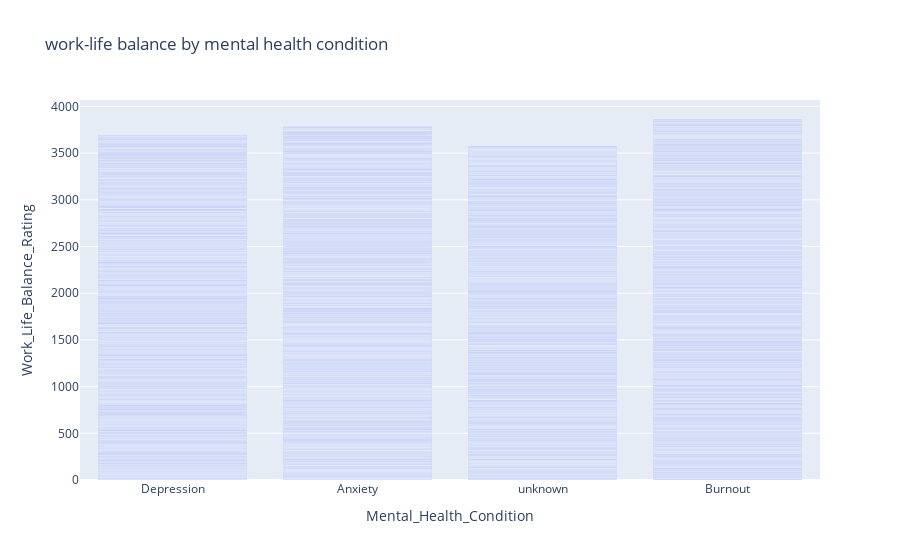

Source (notebook cell):
### Code cell
# AN INTERACTIVE BAR CHART WORK-LIFE BALANCE BY MENTAL HEALTH CONDITION
fig=px.bar(data,x='Mental_Health_Condition',y='Work_Life_Balance_Rating',
           title='work-life balance by mental health condition',
           hover_data=['Stress_Level','Number_of_Virtual_Meetings'])
fig.show()

### Figure 1 — Plotly figure (JSON) as saved in the notebook; plotly's stock layout.template omitted (floating-point values rounded to 4 significant figures; data arrays with more than 128 entries replaced by an {"elided": "..."} marker saying what was removed)
{"data": [{"customdata": {"elided": "5000x2 mixed values"}, "hovertemplate": "Mental_Health_Condition=%{x}<br>Work_Life_Balance_Rating=%{y}<br>Stress_Level=%{customdata[0]}<br>Number_of_Virtual_Meetings=%{customdata[1]}<extra></extra>", "legendgroup": "", "marker": {"color": "#636efa", "pattern": {"shape": ""}}, "name": "", "orientation": "v", "showlegend": false, "textposition": "auto", "type": "bar", "x": {"elided": "5000 str values"}, "xaxis": "x", "y": {"elided": "5000 int values"}, "yaxis": "y"}], "layout": {"barmode": "relative", "legend": {"tracegroupgap": 0}, "title": {"text": "work-life balance by mental health condition"}, "xaxis": {"anchor": "y", "domain": [0, 1], "title": {"text": "Mental_Health_Condition"}}, "yaxis": {"anchor": "x", "domain": [0, 1], "title": {"text": "Work_Life_Balance_Rating"}}}}
